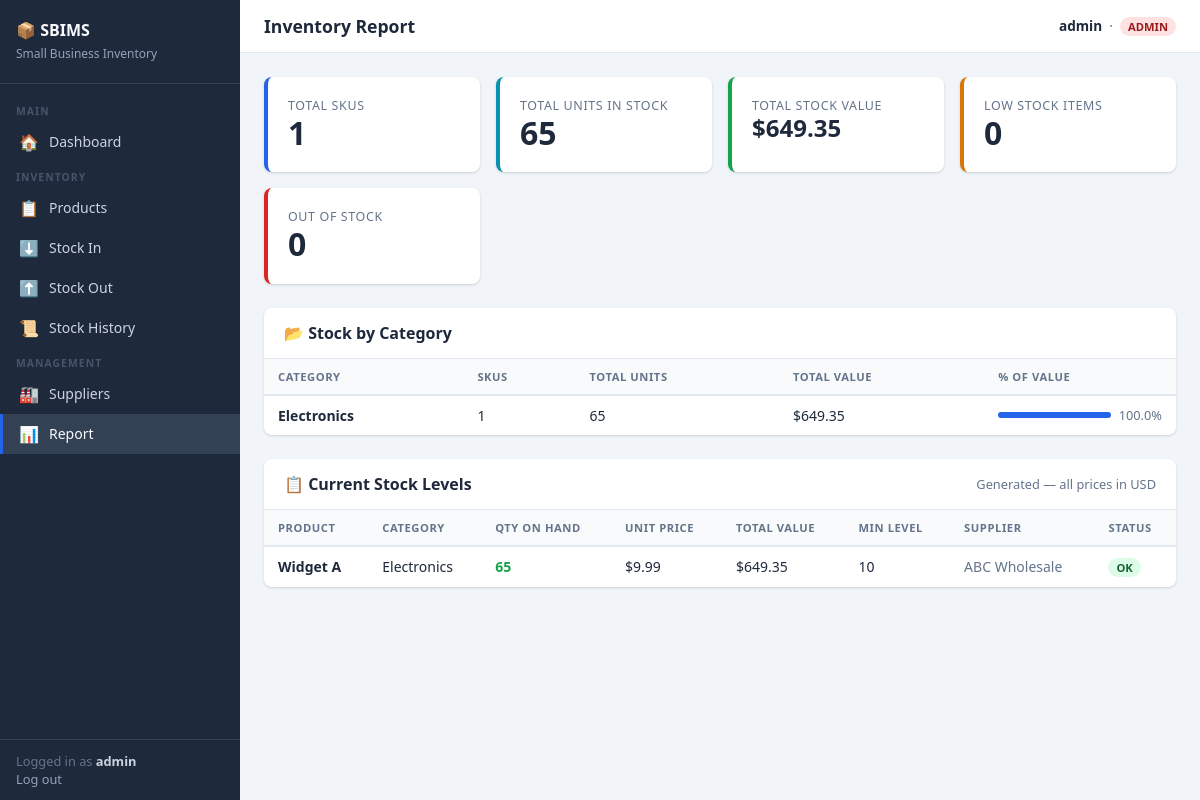
Page /report (signed in) on the committed database.
### models.py (models this page shows, shortened)
class User(UserMixin, db.Model):
    __tablename__ = "users"
    id       = db.Column(db.Integer, primary_key=True)
    username = db.Column(db.String(80), unique=True, nullable=False)
    email    = db.Column(db.String(120), unique=True, nullable=False)
    role     = db.Column(db.String(20), nullable=False, default="staff")  # admin | staff | manager
    password_hash = db.Column(db.String(256), nullable=False)

class Product(db.Model):
    __tablename__ = "products"
    id              = db.Column(db.Integer, primary_key=True)
    name            = db.Column(db.String(150), nullable=False)
    category        = db.Column(db.String(80), nullable=False)
    quantity        = db.Column(db.Integer, nullable=False, default=0)
    unit_price      = db.Column(db.Float, nullable=False, default=0.0)
    min_stock_level = db.Column(db.Integer, nullable=False, default=5)
    supplier_id     = db.Column(db.Integer, db.ForeignKey("suppliers.id"), nullable=True)
    created_at      = db.Column(db.DateTime, default=datetime.utcnow)
    updated_at      = db.Column(db.DateTime, default=datetime.utcnow, onupdate=datetime.utcnow)
    supplier = db.relationship("Supplier", back_populates="products")
    stock_movements = db.relationship("StockMovement", back_populates="product", lazy="dynamic",
                                      cascade="all, delete-orphan")
    @property
    def is_low_stock(self):
        return self.quantity <= self.min_stock_level

class Supplier(db.Model):
    __tablename__ = "suppliers"
    id           = db.Column(db.Integer, primary_key=True)
    name         = db.Column(db.String(120), nullable=False)
    contact_name = db.Column(db.String(120))
    phone        = db.Column(db.String(30))
    email        = db.Column(db.String(120))
    address      = db.Column(db.Text)
    created_at   = db.Column(db.DateTime, default=datetime.utcnow)
    products = db.relationship("Product", back_populates="supplier", lazy="dynamic")

### app.py (the view)
    @app.route("/report")
    @login_required
    def report():
        products = Product.query.order_by(Product.category, Product.name).all()
        total_items      = sum(p.quantity for p in products)
        total_value      = sum(p.quantity * p.unit_price for p in products)
        low_stock_count  = sum(1 for p in products if p.is_low_stock)
        out_of_stock     = sum(1 for p in products if p.quantity == 0)
        categories = {}
        for p in products:
            categories.setdefault(p.category, {"count": 0, "qty": 0, "value": 0.0})
            categories[p.category]["count"] += 1
            categories[p.category]["qty"]   += p.quantity
            categories[p.category]["value"] += p.quantity * p.unit_price
        return render_template(
            "report.html",
            products=products,
            total_items=total_items,
            total_value=total_value,
            low_stock_count=low_stock_count,
            out_of_stock=out_of_stock,
            categories=categories,
        )

### templates/report.html (shortened to what this page needs)
{% extends "base.html" %}
{% block page_title %}Inventory Report{% endblock %}
{% block content %}
<div class="stats-grid mb-4">
  <div class="stat-card">
    <div class="label">Total SKUs</div>
    <div class="value">{{ products | length }}</div>
  </div>
  <div class="stat-card info">
    <div class="label">Total Units in Stock</div>
    <div class="value">{{ total_items }}</div>
  </div>
  <div class="stat-card success">
    <div class="label">Total Stock Value</div>
    <div class="value" style="font-size:1.5rem">${{ "%.2f"|format(total_value) }}</div>
  </div>
  <div class="stat-card warning">
    <div class="label">Low Stock Items</div>
    <div class="value">{{ low_stock_count }}</div>
  </div>
  <div class="stat-card danger">
    <div class="label">Out of Stock</div>
    <div class="value">{{ out_of_stock }}</div>
  </div>
</div>
{% if categories %}
<div class="card mb-4">
  <div class="card-header">
    <h2>📂 Stock by Category</h2>
  </div>
  <div class="table-wrapper">
    <table>
      <thead>
        <tr>
          <th>Category</th>
          <th>SKUs</th>
          <th>Total Units</th>
          <th>Total Value</th>
          <th>% of Value</th>
        </tr>
      </thead>
      <tbody>
        {% for cat, data in categories.items() | sort(attribute='1.value', reverse=True) %}
        <tr>
          <td><strong>{{ cat }}</strong></td>
          <td>{{ data.count }}</td>
          <td>{{ data.qty }}</td>
          <td>${{ "%.2f"|format(data.value) }}</td>
          <td>
            {% if total_value > 0 %}
              {% set pct = (data.value / total_value * 100) | round(1) %}
              <div style="display:flex;align-items:center;gap:8px">
                <div style="flex:1;background:#e2e8f0;border-radius:4px;height:6px;overflow:hidden">
                  <div style="width:{{ pct }}%;background:var(--primary);height:100%"></div>
                </div>
                <span style="font-size:.8rem;color:var(--muted);white-space:nowrap">{{ pct }}%</span>
              </div>
            {% else %}0%{% endif %}
          </td>
        </tr>
        {% endfor %}
      </tbody>
    </table>
  </div>
</div>
{% endif %}
<div class="card">
  <div class="card-header">
    <h2>📋 Current Stock Levels</h2>
    <span class="text-muted" style="font-size:.8rem">
      Generated {{ now if now else '' }} — all prices in USD
    </span>
  </div>
  <div class="table-wrapper">
    <table>
      <thead>
        <tr>
          <th>Product</th>
          <th>Category</th>
          <th>Qty on Hand</th>
          <th>Unit Price</th>
          <th>Total Value</th>
          <th>Min Level</th>
          <th>Supplier</th>
          <th>Status</th>
        </tr>
      </thead>
      <tbody>
        {% for p in products %}
        <tr>
          <td><strong>{{ p.name }}</strong></td>
          <td>{{ p.category }}</td>
          <td>
            <strong class="{% if p.quantity == 0 %}text-danger{% elif p.is_low_stock %}text-danger{% else %}text-success{% endif %}">
              {{ p.quantity }}
            </strong>
          </td>
          <td>${{ "%.2f"|format(p.unit_price) }}</td>
          <td>${{ "%.2f"|format(p.quantity * p.unit_price) }}</td>
          <td>{{ p.min_stock_level }}</td>
          <td class="text-muted">{{ p.supplier.name if p.supplier else '—' }}</td>
          <td>
            {% if p.quantity == 0 %}
              <span class="badge badge-danger">Out of Stock</span>
            {% elif p.is_low_stock %}
              <span class="badge badge-warning">Low Stock</span>
            {% else %}
              <span class="badge badge-success">OK</span>
            {% endif %}
          </td>
        </tr>
        {% endfor %}
      </tbody>
    </table>
  </div>
</div>
{% endblock %}

### templates/base.html (shortened to what this page needs)
<!DOCTYPE html>
<html lang="en">
<head>
  <link rel="stylesheet" href="{{ url_for('static', filename='style.css') }}">
</head>
<body>
<nav class="sidebar">
  <div class="sidebar-brand">
    <h1>📦 SBIMS</h1>
    <small>Small Business Inventory</small>
  </div>
  <div class="sidebar-nav">
    <div class="nav-section">Main</div>
    <a href="{{ url_for('dashboard') }}"
       class="nav-link {% if request.endpoint == 'dashboard' %}active{% endif %}">
      <span class="icon">🏠</span> Dashboard
    </a>
    <div class="nav-section">Inventory</div>
    <a href="{{ url_for('products') }}"
       class="nav-link {% if 'product' in request.endpoint %}active{% endif %}">
      <span class="icon">📋</span> Products
    </a>
    <a href="{{ url_for('stock_in') }}"
       class="nav-link {% if request.endpoint == 'stock_in' %}active{% endif %}">
      <span class="icon">⬇️</span> Stock In
    </a>
    <a href="{{ url_for('stock_out') }}"
       class="nav-link {% if request.endpoint == 'stock_out' %}active{% endif %}">
      <span class="icon">⬆️</span> Stock Out
    </a>
    <a href="{{ url_for('stock_history') }}"
       class="nav-link {% if request.endpoint == 'stock_history' %}active{% endif %}">
      <span class="icon">📜</span> Stock History
    </a>
    <div class="nav-section">Management</div>
    <a href="{{ url_for('suppliers') }}"
       class="nav-link {% if 'supplier' in request.endpoint %}active{% endif %}">
      <span class="icon">🏭</span> Suppliers
    </a>
    <a href="{{ url_for('report') }}"
       class="nav-link {% if request.endpoint == 'report' %}active{% endif %}">
      <span class="icon">📊</span> Report
    </a>
  </div>
  <div class="sidebar-footer">
    {% if current_user.is_authenticated %}
      Logged in as <strong style="color:#cbd5e1">{{ current_user.username }}</strong>
      <br>
      <a href="{{ url_for('logout') }}">Log out</a>
    {% endif %}
  </div>
</nav>
<div class="main">
  <div class="topbar">
    <span class="topbar-title">{% block page_title %}{% endblock %}</span>
    <span class="topbar-user">
      {% if current_user.is_authenticated %}
        <strong>{{ current_user.username }}</strong>
        &nbsp;·&nbsp;
        <span class="badge badge-{% if current_user.role == 'admin' %}danger{% else %}info{% endif %}">
          {{ current_user.role }}
        </span>
      {% endif %}
    </span>
  </div>
  <div class="content">
    {% block content %}{% endblock %}
  </div>
</div>
</body>
</html>

### static/style.css (style rules this page uses)
:root { --primary: #2563eb; --primary-dk: #1d4ed8; --success: #16a34a; --danger: #dc2626; --warning: #d97706; --info: #0891b2; --bg: #f1f5f9; --card-bg: #ffffff; --text: #1e293b; --muted: #64748b; --border: #e2e8f0; --sidebar-w: 240px; --radius: 8px; --shadow: 0 1px 3px rgba(0,0,0,.10), 0 1px 2px rgba(0,0,0,.06); }
*, *::before, *::after { box-sizing: border-box; margin: 0; padding: 0; }
body { font-family: 'Segoe UI', system-ui, sans-serif; background: var(--bg); color: var(--text); display: flex; min-height: 100vh; }
a { color: var(--primary); text-decoration: none; }
.sidebar { width: var(--sidebar-w); background: #1e293b; color: #cbd5e1; display: flex; flex-direction: column; position: fixed; top: 0; left: 0; bottom: 0; z-index: 100; overflow-y: auto; }
.sidebar-brand { padding: 20px 16px; border-bottom: 1px solid #334155; }
.sidebar-brand h1 { font-size: 1rem; font-weight: 700; color: #f8fafc; line-height: 1.3; }
.sidebar-brand small { font-size: .75rem; color: #94a3b8; }
.sidebar-nav { flex: 1; padding: 12px 0; }
.nav-section { padding: 8px 16px 4px; font-size: .65rem; text-transform: uppercase; letter-spacing: .1em; color: #475569; font-weight: 600; }
.nav-link { display: flex; align-items: center; gap: 10px; padding: 9px 16px; color: #cbd5e1; font-size: .875rem; transition: background .15s; border-left: 3px solid transparent; }
.nav-link:hover, .nav-link.active { background: #334155; color: #f8fafc; text-decoration: none; border-left-color: var(--primary); }
.nav-link .icon { font-size: 1rem; width: 20px; text-align: center; }
.sidebar-footer { padding: 12px 16px; border-top: 1px solid #334155; font-size: .8rem; color: #64748b; }
.sidebar-footer a { color: #94a3b8; }
.main { margin-left: var(--sidebar-w); flex: 1; display: flex; flex-direction: column; min-height: 100vh; }
.topbar { background: var(--card-bg); border-bottom: 1px solid var(--border); padding: 14px 24px; display: flex; align-items: center; justify-content: space-between; }
.topbar-title { font-size: 1.1rem; font-weight: 600; }
.topbar-user { font-size: .85rem; color: var(--muted); }
.topbar-user strong { color: var(--text); }
.content { padding: 24px; flex: 1; }
.card { background: var(--card-bg); border-radius: var(--radius); box-shadow: var(--shadow); overflow: hidden; }
.card-header { padding: 14px 20px; border-bottom: 1px solid var(--border); display: flex; align-items: center; justify-content: space-between; gap: 12px; }
.card-header h2 { font-size: 1rem; font-weight: 600; }
.stats-grid { display: grid; grid-template-columns: repeat(auto-fit, minmax(180px, 1fr)); gap: 16px; margin-bottom: 24px; }
.stat-card { background: var(--card-bg); border-radius: var(--radius); box-shadow: var(--shadow); padding: 20px; border-left: 4px solid var(--primary); }
.stat-card.danger { border-left-color: var(--danger); }
.stat-card.success { border-left-color: var(--success); }
.stat-card.warning { border-left-color: var(--warning); }
.stat-card.info { border-left-color: var(--info); }
.stat-card .label { font-size: .78rem; color: var(--muted); text-transform: uppercase; letter-spacing: .05em; }
.stat-card .value { font-size: 2rem; font-weight: 700; line-height: 1.2; }
.table-wrapper { overflow-x: auto; }
table { width: 100%; border-collapse: collapse; font-size: .875rem; }
thead th { background: #f8fafc; border-bottom: 2px solid var(--border); padding: 10px 14px; text-align: left; font-weight: 600; color: var(--muted); text-transform: uppercase; font-size: .7rem; letter-spacing: .05em; white-space: nowrap; }
tbody td { padding: 10px 14px; border-bottom: 1px solid var(--border); vertical-align: middle; }
tbody tr:last-child td { border-bottom: none; }
.badge { display: inline-block; padding: 2px 8px; border-radius: 9999px; font-size: .7rem; font-weight: 600; text-transform: uppercase; }
.badge-success { background: #dcfce7; color: #166534; }
.badge-danger { background: #fee2e2; color: #991b1b; }
.mb-4 { margin-bottom: 24px; }
.text-muted { color: var(--muted); }
.text-success { color: var(--success); }

### rows in the picture
User: username "admin", role "ADMIN"
Product: category "Electronics", count "1", qty "65", value "649.35", pct "100.0", name "Widget A", quantity "65", unit_price "9.99", p.quantity*p.unit_price "649.35", min_stock_level "10", supplier "ABC Wholesale", shows "OK"

### other values in the picture
{{ products | length }} "1"
{{ total_items }} "65"
{{ "%.2f"|format(total_value) }} "649.35"
{{ low_stock_count }} "0"
{{ out_of_stock }} "0"
